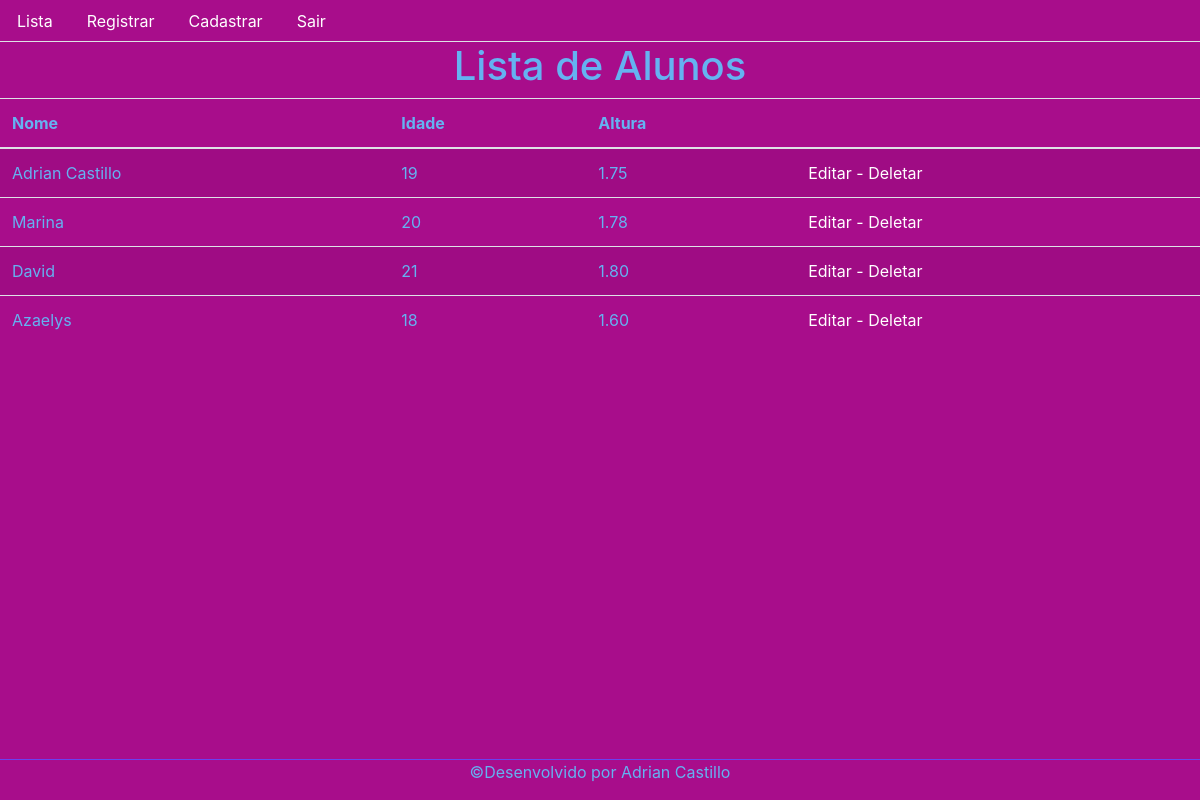
Before: / with the older database file.
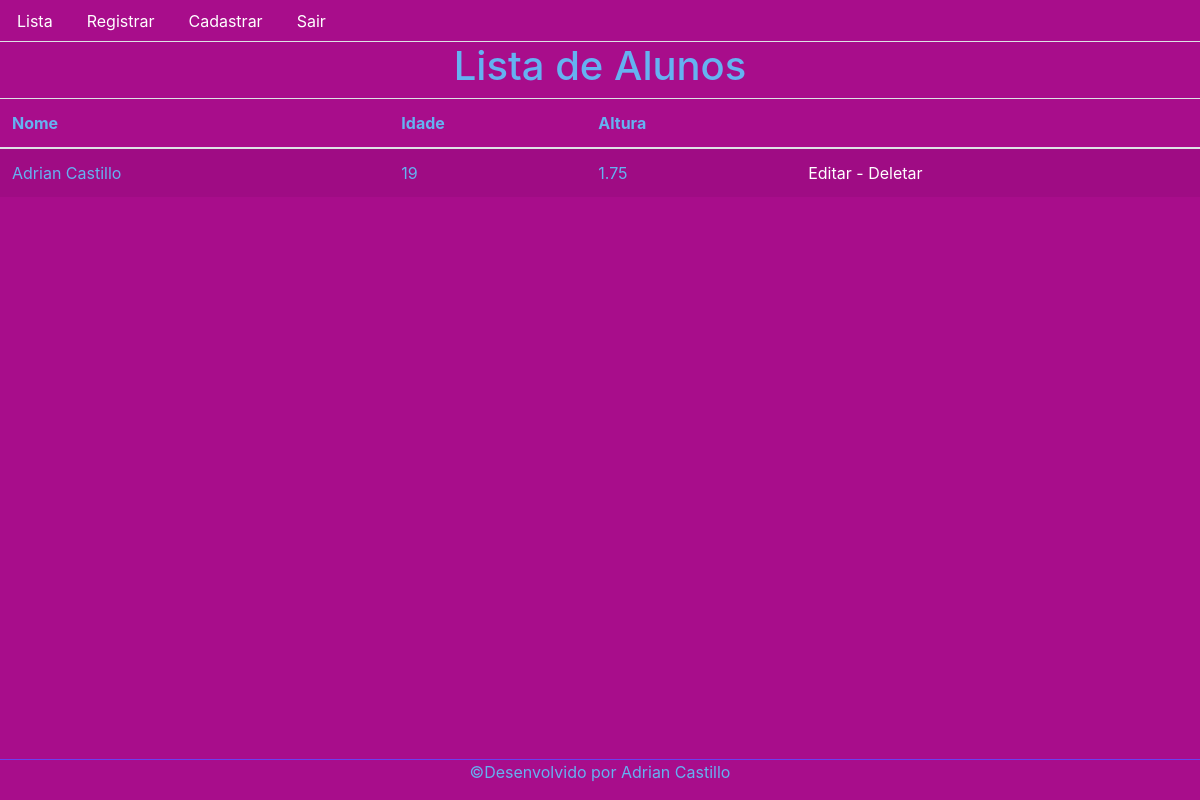
After: the same page with the newer database file.
### models/pessoa.py (models this page shows, shortened)
class Pessoa(db.Model):
    id = db.Column(db.Integer, primary_key = True, autoincrement = True)
    nome = db.Column(db. String(15), nullable = False)
    idade = db.Column(db. String(15), nullable = False)
    altura = db.Column(db. String(15), nullable = False)

### view.py (the view)
@app.route('/')
def inicio():
    lista = Pessoa.query.order_by(Pessoa.id)
    return render_template('lista.html', titulo = 'Lista de Alunos', pessoas = lista)

### templates/lista.html (shortened to what this page needs)
{% extends "template.html" %}
{% block conteudo %}
        <table class="table table-striped">
            <thead>
                <tr>
                    <th scope="col">Nome</th>
                    <th scope="col">Idade</th>
                    <th scope="col">Altura</th>
                    <th></th>
                </tr>
            </thead>
            <tbody>
                {% for pessoa in pessoas %}
                <tr>
                    <td>{{pessoa.nome}}</td>
                    <td>{{pessoa.idade}}</td>
                    <td>{{pessoa.altura}}</td>
                    <td>
                        <a href="{{url_for('editar', id=pessoa.id)}}">Editar</a>
                        <a href="{{url_for('deletar', id=pessoa.id)}}"> - Deletar</a><br/>
                    </td>
                </tr>
                {% endfor %}
            </tbody>
        </table>
{% endblock %}

### templates/template.html (shortened to what this page needs)
<!DOCTYPE html>
<html lang="en">
<head>
    <link rel="stylesheet" href="https://stackpath.bootstrapcdn.com/bootstrap/4.1.3/css/bootstrap.min.css"
>
    <link rel="stylesheet" href="{{url_for('static', filename='style.css')}}">
    <link rel="stylesheet" href="{{url_for('static', filename='style.css')}}">
    </head>
    <body>
        <header>
            <ul class="nav nav-tabs">
                <li class="nav-item">
                    <a class="nav-link" href="/">Lista</a>
                </li>
                <li class="nav-item">
                    <a class="nav-link" href="/registrar">Registrar</a>
                </li>
                <li class="nav-item">
                    <a class="nav-link" href="/novo">Cadastrar</a>
                </li>
                <li class="nav-item">
                    <a class="nav-link" href="/logout">Sair</a>
                </li>
            </ul>
        </header>
        <h1>
            {{titulo}}
        </h1>
        {% block conteudo %}
        {% endblock %}
        <footer>
            <p>&copy;Desenvolvido por Adrian Castillo</p>
        </footer>
    </body>
</html>

### style/style.css (style rules this page uses)
body { color: rgb(101, 178, 241); background: rgb(168, 13, 139); }
h1 { text-align: center; }
a { color: white; }
footer { position: absolute; bottom: 0; width: 100%; border-top: 1px solid rgb(106, 65, 240); text-align: center; }

Changed rows visible on the page:
removed Pessoa: nome "Marina", idade "20", altura "1.78"
removed Pessoa: nome "David", idade "21", altura "1.80"
removed Pessoa: nome "Azaelys", idade "18", altura "1.60"
